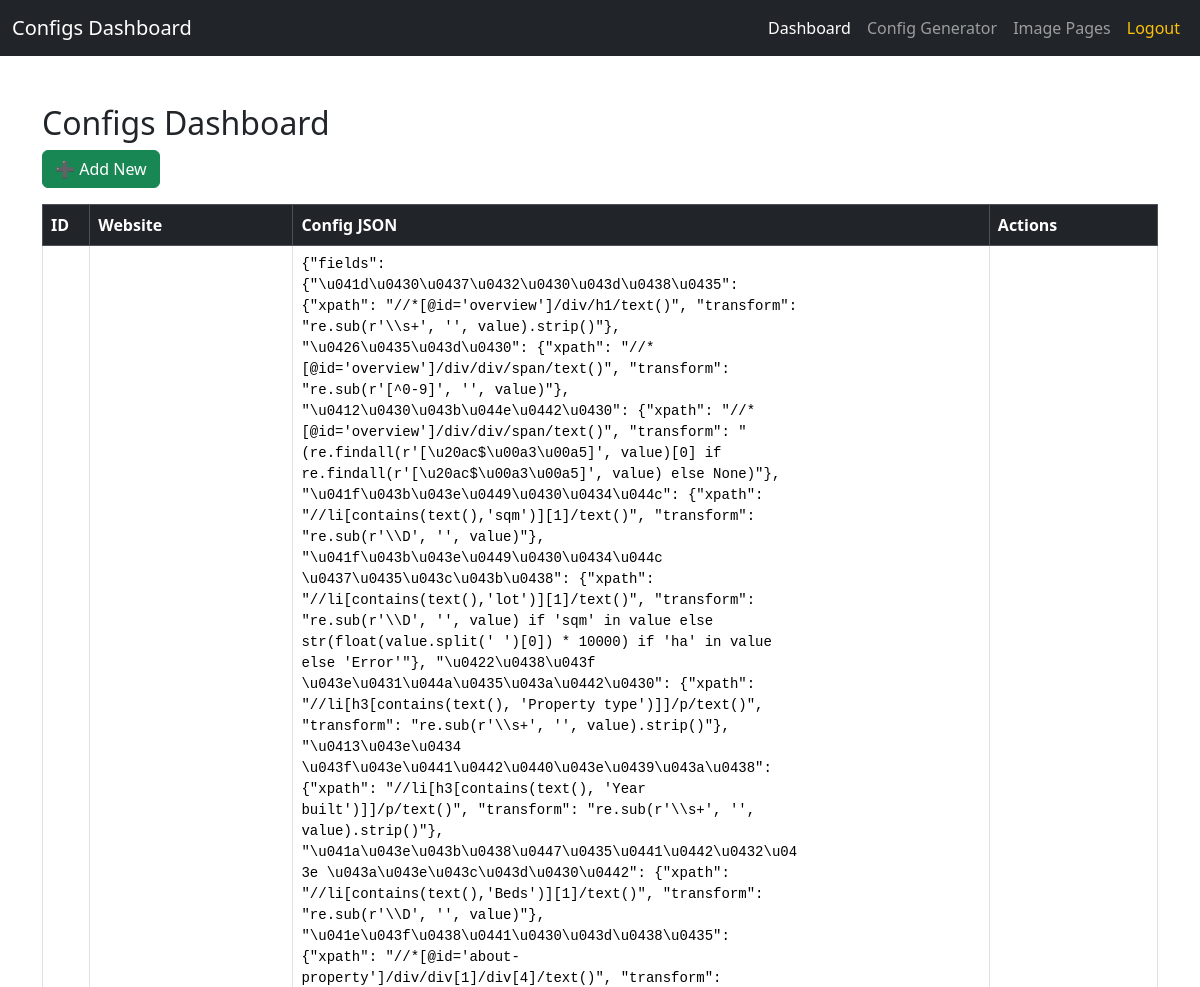
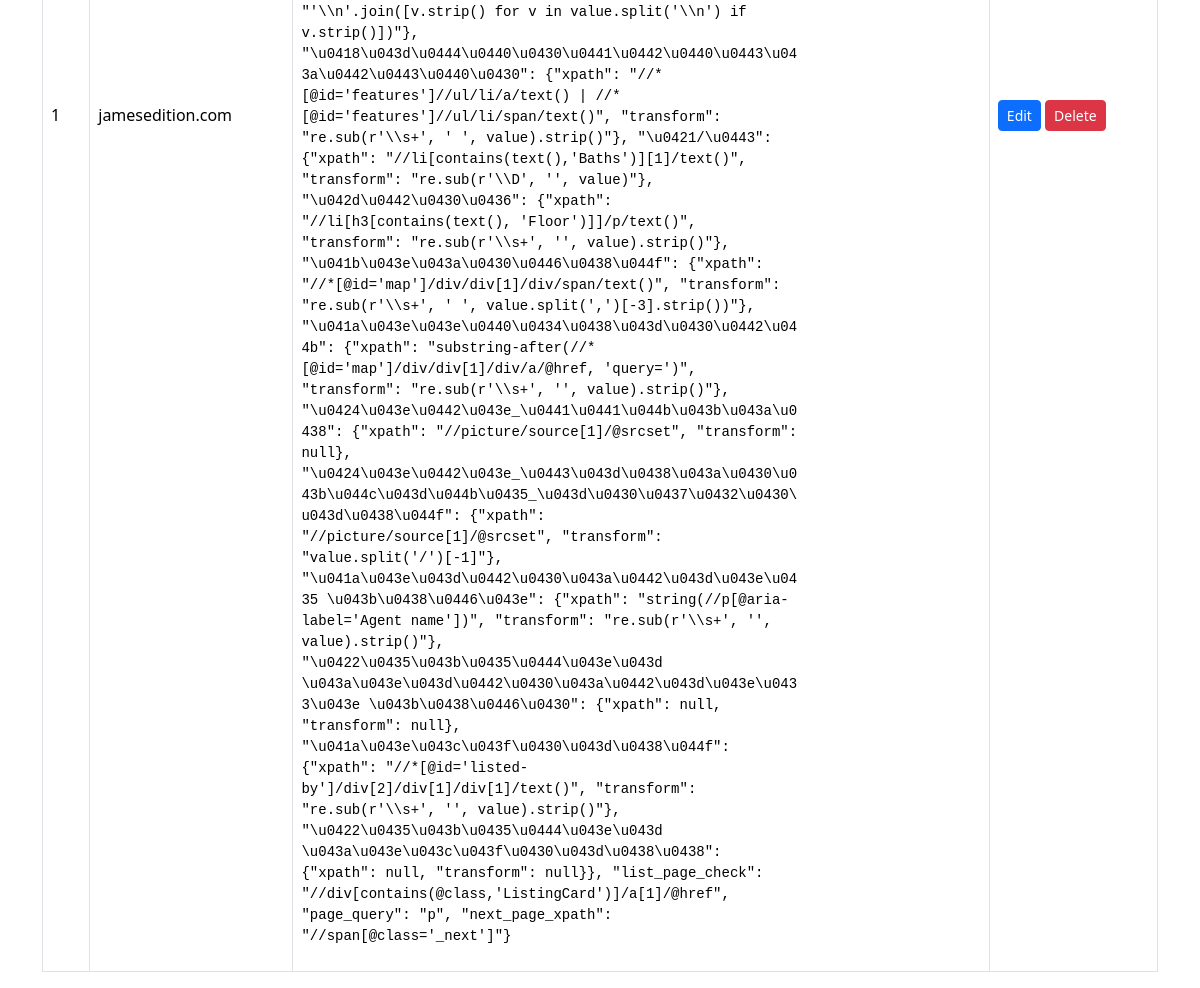
/dashboard (signed in), run on the app's committed database (2 pictures, top to bottom).
### tables this page shows
CREATE TABLE configs (
    id INTEGER PRIMARY KEY AUTOINCREMENT,
    website TEXT UNIQUE,
    config_json TEXT
);

### app.py (the view)
@app.route("/dashboard")
def dashboard():
    if not session.get("logged_in"):
        return redirect(url_for("login"))
    conn = sqlite3.connect(DB_FILE)
    c = conn.cursor()
    c.execute("SELECT id, website, config_json FROM configs")
    rows = c.fetchall()
    conn.close()
    return render_template("dashboard.html", configs=rows)

### templates/dashboard.html (shortened to what this page needs)
<!DOCTYPE html>
<html lang="en">
<head>
  <link href="https://cdn.jsdelivr.net/npm/bootstrap@5.3.2/dist/css/bootstrap.min.css" rel="stylesheet">
</head>
<body>
  <nav class="navbar navbar-expand-lg navbar-dark bg-dark">
    <div class="container-fluid">
      <a class="navbar-brand" href="{{ url_for('dashboard') }}">Configs Dashboard</a>
      <div class="collapse navbar-collapse" id="navbarNav">
        <ul class="navbar-nav ms-auto">
          <li class="nav-item">
            <a class="nav-link {% if request.endpoint == 'dashboard' %}active{% endif %}"
              href="{{ url_for('dashboard') }}">Dashboard</a>
          </li>
          <li class="nav-item">
            <a class="nav-link {% if request.endpoint == 'generator' %}active{% endif %}"
              href="{{ url_for('generator') }}">
              Config Generator
            </a>
          </li>
          <li class="nav-item">
            <a class="nav-link {% if request.endpoint == 'image_pages' %}active{% endif %}"
              href="{{ url_for('image_pages') }}">Image Pages</a>
          </li>
          <li class="nav-item">
            <a class="nav-link text-warning" href="{{ url_for('logout') }}">Logout</a>
          </li>
        </ul>
      </div>
    </div>
  </nav>
  <div class="container mt-5">
    <h2>Configs Dashboard</h2>
    <a href="{{ url_for('edit_field') }}" class="btn btn-success mb-3">➕ Add New</a>
    <div class="table-responsive">
      <table class="table table-bordered align-middle">
        <thead class="table-dark">
          <tr>
            <th>ID</th>
            <th>Website</th>
            <th>Config JSON</th>
            <th>Actions</th>
          </tr>
        </thead>
        <tbody>
          {% for row in configs %}
          <tr>
            <td>{{row[0]}}</td>
            <td>{{row[1]}}</td>
            <td>
              <pre>{{row[2]}}</pre>
            </td>
            <td>
              <a href="{{ url_for('edit_field', id=row[0]) }}" class="btn btn-primary btn-sm">Edit</a>
              <a href="{{ url_for('delete', id=row[0]) }}" class="btn btn-danger btn-sm">Delete</a>
            </td>
          </tr>
          {% endfor %}
        </tbody>
      </table>
    </div>
  </div>
</body>
</html>

### templates/dashboard.html (style rules this page uses)
pre { white-space: pre-wrap; word-break: break-word; max-width: 500px; overflow-x: auto; }
th, td { vertical-align: middle; }

### data on the page
configs: id "1", website "jamesedition.com", config_json "{\"fields\": {\"\\u041d\\u0430\\u0437\\u0432\\u0430\\u043d\\u0438\\u0435\": {\"xpath\": \"//*[@id='overview']/div/h1/text()\", \"transform\": \"re.sub(r'\\\\s+', '', value).strip()\"}, \"\\u0426\\u0435\\u043d\\u0430\": {\"xpath\": \"//*[@id='overview']/div/div/span/text()\", \"transform\": \"re.sub(r'[^0-9]', '', value)\"}, \"\\u0412\\u0430\\u043b\\u044e\\u0442\\u0430\": {\"xpath\": \"//*[@id='overview']/div/div/span/text()\", \"transform\": \"(re.findall(r'[\\u20ac$\\u00a3\\u00a5]', value)[0] if re.findall(r'[\\u20ac$\\u00a3\\u00a5]', value) else None)\"}, \"\\u041f\\u043b\\u043e\\u0449\\u0430\\u0434\\u044c\": {\"xpath\": \"//li[contains(text(),'sqm')][1]/text()\", \"transform\": \"re.sub(r'\\\\D', '', value)\"}, \"\\u041f\\u043b\\u043e\\u0449\\u0430\\u0434\\u044c…"
